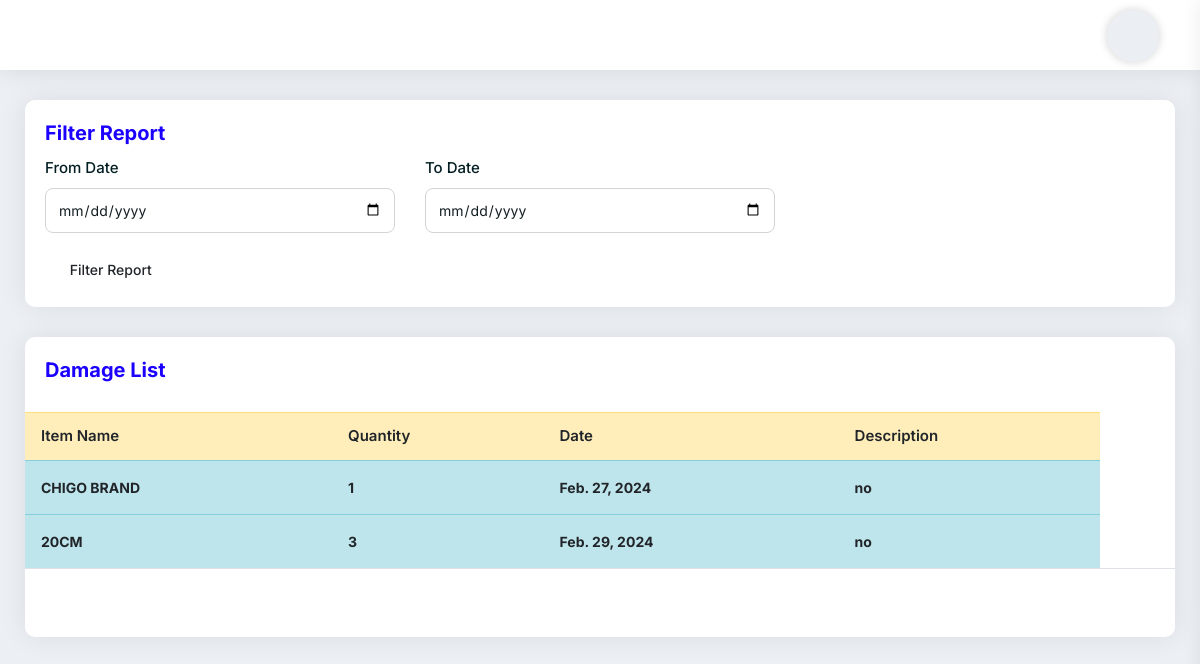
Page /DamageReportView/ on the earlier database version.
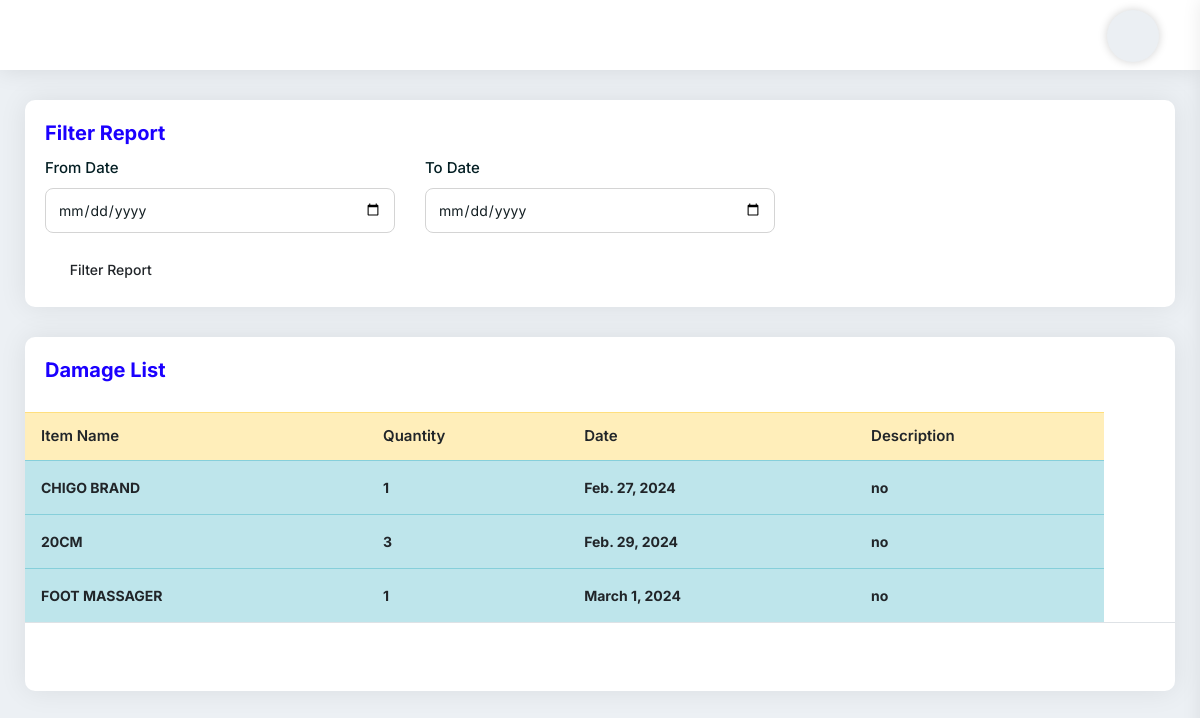
Same page on the later database version.
### myapp/models.py (models this page shows)
class DamageItems(models.Model):
    item_name = models.CharField(max_length=225)
    category = models.CharField(max_length=225,blank=True,null=True)
    item_code = models.CharField(max_length=225,blank=True,null=True)
    quantity = models.IntegerField(default=0)
    description = models.CharField(max_length=225,blank=True,null=True)
    return_date = models.DateField()
    created_at = models.DateField(auto_now_add=True)

### myapp/views.py (the view, shortened to what this page needs)
# urls.py: path('DamageReportView/', DamageReportView.as_view(), name='DamageReportView'),
class DamageReportView(View):
    def get(self,request):
        damage_rp = DamageItems.objects.all()
        context = {'damage_rp': damage_rp}
        return render(request, 'damage_report_view.html', context)

### templates/damage_report_view.html (shortened to what this page needs)
{% extends 'base.html' %}
{% block content %}
					<div class="pd-20 card-box mb-30">
						<div class="clearfix">
							<div class="pull-left">
								<h4 class="text-blue h4">Filter Report</h4>
							</div>
						</div>
						<form action="{% url 'myapp:DamageReportView' %}" method="post">{% csrf_token %}
							<div class="row">
								<div class="col-md-4 col-sm-12">
									<div class="form-group">
										<label>From Date</label>
                                        <input type="date" name="fromdate" class="form-control">
									</div>
								</div>
                                <div class="col-md-4 col-sm-12">
									<div class="form-group">
										<label>To Date</label>
                                        <input type="date" name="todate" class="form-control">
									</div>
								</div>
							</div>
                            <button
										type="submit"
										class="btn btn-sm"
										data-bgcolor="#00b489"
										data-color="#ffffff"
									>
                                <i class="icon-copy dw dw-filter-1"></i>Filter Report
									</button>
						</form>
					</div>
<div class="card-box mb-30">
    <div class="pd-20">
        <h4 class="text-blue h4">Damage List</h4>
    </div>
    <div class="pb-20">
        <table
                class="table hover multiple-select-row data-table-export nowrap"
        >
            <thead>
            <tr class="table-warning">
                <th class="">Item Name</th>
                <th class="">Quantity</th>
                <th class=""> Date</th>
                <th class="">Description</th>
            </tr>
            </thead>
            <tbody>
            {% for p in damage_rp %}
            <tr class="table-info">
                <td class="table-plus"><b>{{p.item_name}}</b></td>
                 <td><b>{{p.quantity}}</b></td>
                <td><b>{{p.return_date}}</b></td>
                <td><b>{{p.description}}</b></td>
            </tr>
            {% endfor %}
            </tbody>
            <tfoot>
            <tr>
                <td></td>
                <td></td>
                <th class="text-danger"></th>
                <th class="text-danger"></th>
                <td></td>
            </tr>
            </tfoot>
        </table>
    </div>
</div>
{% endblock content %}

Differences in the rows shown:
added DamageItems: item_name "FOOT MASSAGER", quantity "1", return_date "March 1, 2024", description "no"
